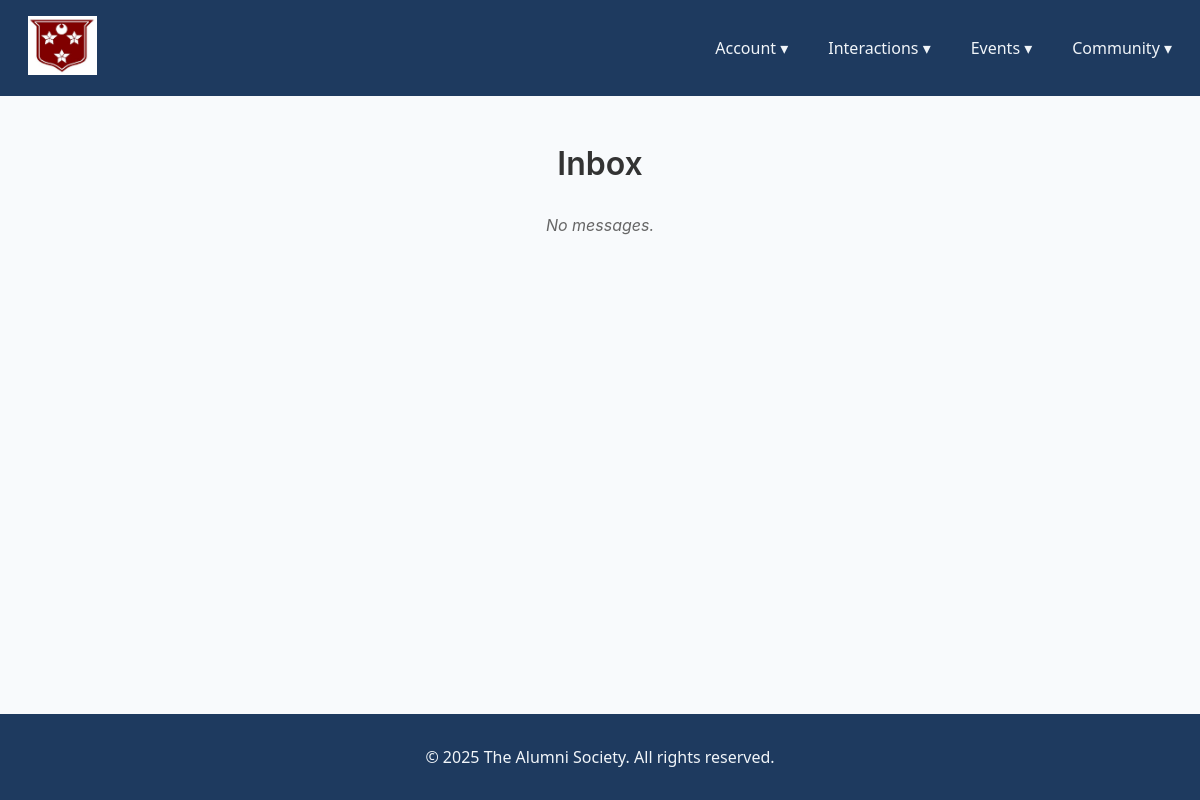
Before: /interactions/inbox/ (signed in) with the older database file.
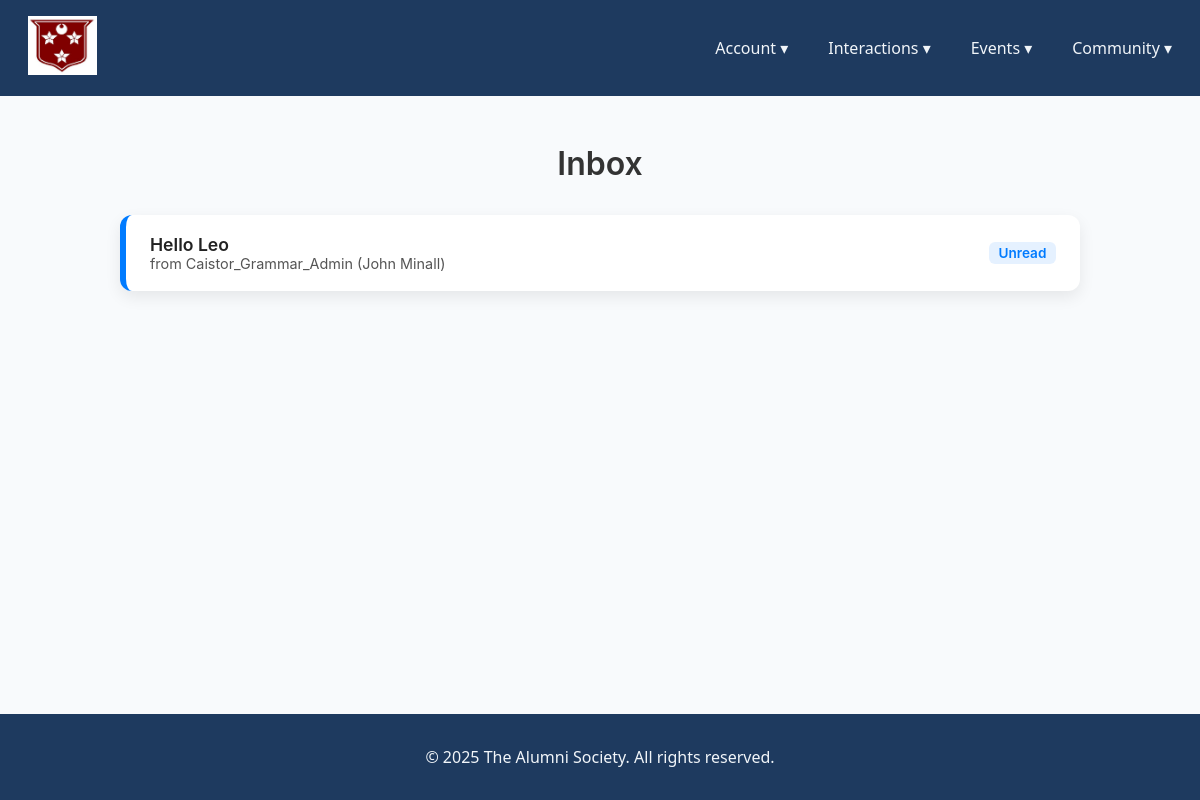
After: the same page with the newer database file.
### interactions/models.py (models this page shows, shortened)
class Message(models.Model):
    sender = models.ForeignKey(
        settings.AUTH_USER_MODEL,
        on_delete=models.CASCADE,
        related_name="sent_messages"
    )
    recipient = models.ForeignKey(
        settings.AUTH_USER_MODEL,
        on_delete=models.CASCADE,
        related_name="received_messages"
    )
    subject = models.CharField(max_length=200)
    body = models.TextField()
    timestamp = models.DateTimeField(auto_now_add=True)
    is_read = models.BooleanField(default=False)
    class Meta:
        ordering = ["-timestamp"]

### Accounts/models.py (models this page shows)
class User(AbstractUser):
    school = models.ForeignKey(School, on_delete=models.CASCADE, related_name="users", null=True, blank=True)
    graduation_year = models.PositiveIntegerField(null=True, blank=True)
    occupation = models.CharField(max_length=100, blank=True)
    bio = models.TextField(blank=True)
    linkedin_url = models.URLField(blank=True)
    profile_picture = models.ImageField(upload_to='profile_pics/', blank=True, null=True)
    is_staff_account = models.BooleanField(default=False)
    is_superuser_account = models.BooleanField(default=False)
    is_student_account = models.BooleanField(default=False)
    def __str__(self):
        return f"{self.username} ({self.first_name} {self.last_name})"

### interactions/views.py (the view)
# urls.py: path("inbox/", views.inbox_view, name="inbox"),
@login_required
def inbox_view(request):
    messages = request.user.received_messages.all()
    return render(request, "interactions/inbox.html", {"messages": messages})

### Website/interactions/templates/interactions/inbox.html
{% extends "Main/base.html" %}
{% block content %}
<div class="inbox-container">
  <h2 class="inbox-title">Inbox</h2>
  <ul class="inbox-list">
    {% for msg in messages %}
      <li class="inbox-card {% if not msg.is_read %}unread{% endif %}">
        <a href="{% url 'interactions:detail' msg.id %}" class="inbox-link">
          <div class="inbox-header">
            <strong class="inbox-subject">{{ msg.subject }}</strong>
            <span class="inbox-sender">from {{ msg.sender }}</span>
          </div>
          {% if not msg.is_read %}
            <span class="inbox-status">Unread</span>
          {% endif %}
        </a>
      </li>
    {% empty %}
      <li class="inbox-empty">No messages.</li>
    {% endfor %}
  </ul>
</div>
{% endblock %}

Changed rows visible on the page:
added Message: subject "Hello Leo", sender "Caistor_Grammar_Admin (John Minall)", is_read "Unread"
Other visible differences:
text no longer shown: "No messages."
